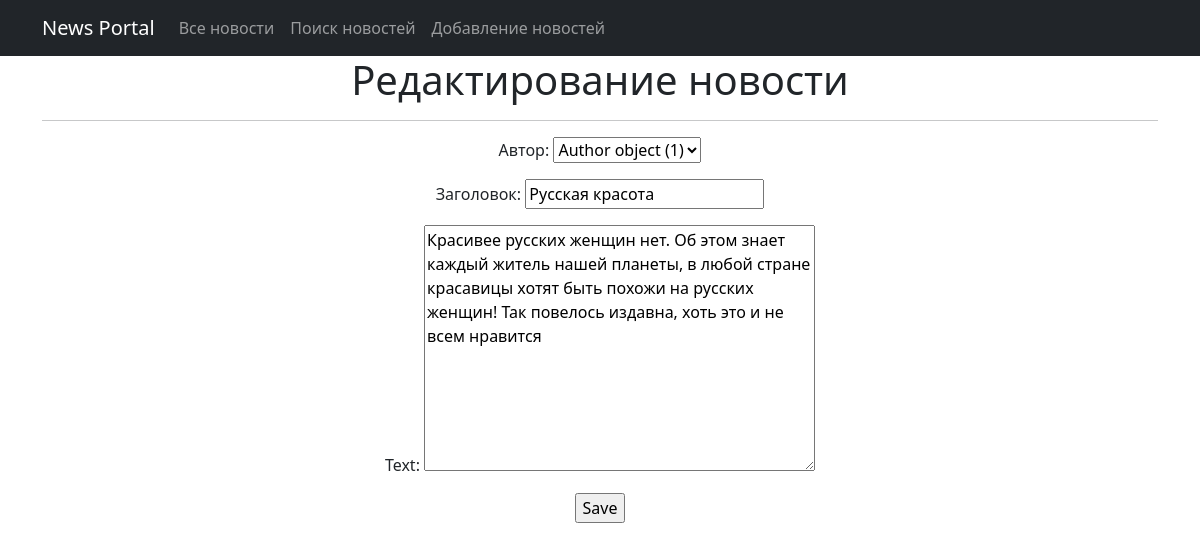
/news/1/edit/, run on the app's committed database.
### news/models.py (models this page shows, shortened)
class Post(models.Model):
    news = 'NE'
    article = 'AR'
    POST_TYPES = [
        (news, "Новость"),
        (article, 'Статья'),
    ]
    post_time = models.DateTimeField(auto_now_add=True, verbose_name="Дата создания")
    title = models.CharField(max_length=255, verbose_name="Заголовок")
    text = models.TextField()
    post_type = models.CharField(max_length=2, choices=POST_TYPES, default=news, verbose_name="Вид поста")
    author = models.ForeignKey(Author, on_delete=models.CASCADE, verbose_name="Автор")
    post_update = models.DateTimeField(auto_now=True, verbose_name="Дата изменения")
    rating = models.IntegerField(default=0)
    category = models.ManyToManyField(Category, through='PostCategory')

### news/views.py (the view)
# urls.py: path('<int:pk>/edit/', NewsUpdate.as_view(), name='news_edit'),
class NewsUpdate(UpdateView):
    form_class = PostForm
    model = Post
    template_name = 'news_edit.html'

### news/forms.py (shortened to what this page needs)
class PostForm(forms.ModelForm):
    class Meta:
        model = Post
        fields = ['author', 'title', 'text']

### templates/news_edit.html (shortened to what this page needs)
{% extends 'default.html' %}
{% block content %}
<h1>Редактирование новости</h1>
<hr>
<form action="" method="post">
    {{ form.as_p }}
    <input type="submit" value="Save" />
</form>
{% endblock content %}

### data on the page
Post: author "Author object (1)", title "Русская красота", text "Красивее русских женщин нет. Об этом знает каждый житель нашей планеты, в любой стране красавицы хотят быть похожи на русских женщин! Так повелось издавна, хоть это и не всем нравится"
